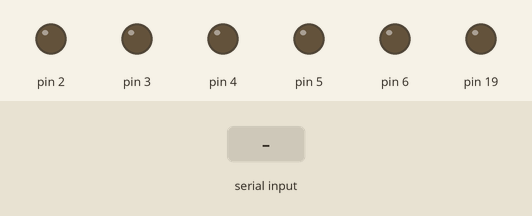
Recording of a sketch running on a simulated Arduino Uno, built with avr-gcc and run on an emulated ATmega328P. Shown: output pins drawn as LEDs (lit = HIGH). The inputs (shaded band) are chosen by the test bench.

Above: at 1.2 s.
1.3 s: "0" received over Serial
At 2.5 s:
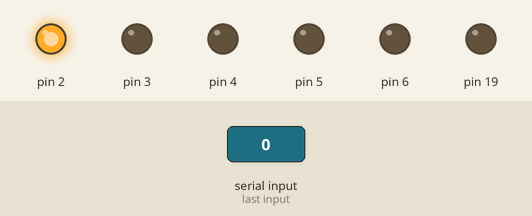
2.8 s: "1" received over Serial
At 3.6 s:
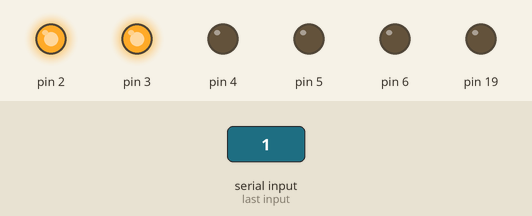
4.3 s: "2" received over Serial
At 4.8 s:
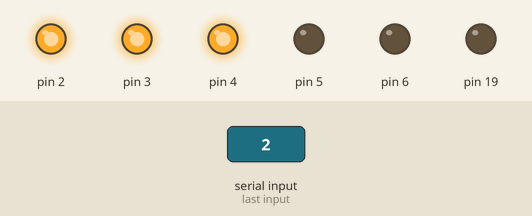
5.8 s: "3" received over Serial
At 7.0 s:
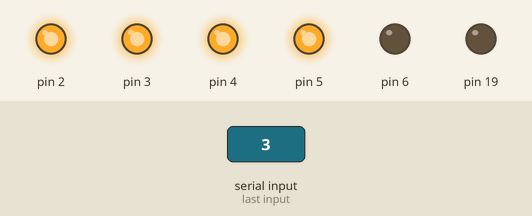
7.3 s: "4" received over Serial
At 8.3 s:
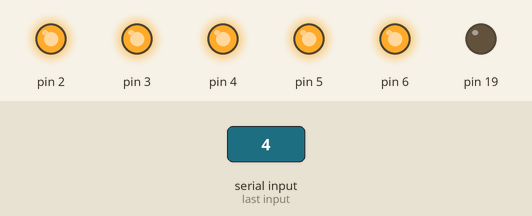
8.8 s: "9" received over Serial
At 9.4 s:
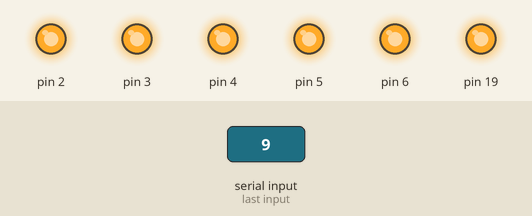
Timing chart, 0 to 11.3 s (numbered marks = the images above; inputs shaded):
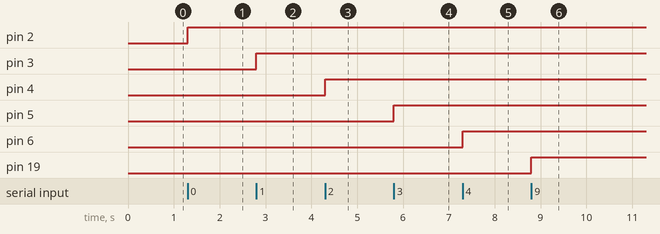

Measured:
- after the input at 1.3 s, pin 2: LOW → HIGH at once
- after the input at 2.8 s, pin 3: LOW → HIGH at once
- after the input at 4.3 s, pin 4: LOW → HIGH at once
- after the input at 5.8 s, pin 5: LOW → HIGH at once
- after the input at 7.3 s, pin 6: LOW → HIGH at once
- after the input at 8.8 s, pin 19: LOW → HIGH at once

The sketch:

Example3.ino
```cpp
#include "TeensyFeterControl.h"

TeensyFeterControl tFets;

void setup()
{
    Serial.begin(115200);
    tFets.begin();
    tFets.allOff();
}

void loop()
{
    if (Serial.available())
    {
        switch(Serial.read())
        {
            case '0': tFets.outputToggle(0); break;
            case '1': tFets.outputToggle(1); break;
            case '2': tFets.outputToggle(2); break;
            case '3': tFets.outputToggle(3); break;
            case '4': tFets.outputToggle(4); break;
            case '5': tFets.outputToggle(5); break;
            case '6': tFets.outputToggle(6); break;
            case '7': tFets.outputToggle(7); break;
            case '8': tFets.outputToggle(8); break;
            case '9': tFets.outputToggle(9); break;
            default: /* Ignore anything else */ break;
        }
    }
}
```

TeensyFeterControl.cpp
```cpp
#include "Arduino.h"
#include "TeensyFeterControl.h"

const int PIN_NUMBERS[]
{
    2,
    3,
    4,
    5,
    6,
    23,
    22,
    21,
    20,
    19,
};

TeensyFeterControl::TeensyFeterControl()
{
    begin();
}

void TeensyFeterControl::begin()
{
    // Configure all outputs and turn them off
    for (int pinIdx = 0; pinIdx < NUM_OUTPUTS; pinIdx++)
    {
        pinMode(PIN_NUMBERS[pinIdx], OUTPUT);
        digitalWriteFast(PIN_NUMBERS[pinIdx], LOW);
    }
}

void TeensyFeterControl::allOn()
{
    for (int pinIdx = 1; pinIdx < NUM_OUTPUTS; pinIdx++)
    {
        this->outputOn(pinIdx);
    }
}

void TeensyFeterControl::allOff()
{
    for (int pinIdx = 1; pinIdx < NUM_OUTPUTS; pinIdx++)
    {
        this->outputOff(pinIdx);
    }
}

void TeensyFeterControl::allToggle()
{
    for (int pinIdx = 1; pinIdx < NUM_OUTPUTS; pinIdx++)
    {
        this->outputToggle(pinIdx);
    }
}

void TeensyFeterControl::outputOn(int pinIdx)
{
    digitalWriteFast(PIN_NUMBERS[pinIdx], HIGH);
}

void TeensyFeterControl::outputOff(int pinIdx)
{
    digitalWriteFast(PIN_NUMBERS[pinIdx], LOW);
}

void TeensyFeterControl::outputToggle(int pinIdx)
{
    int pinNum = PIN_NUMBERS[pinIdx];
    digitalWriteFast(pinNum, !digitalRead(pinNum));
}
```

TeensyFeterControl.h
```cpp
class TeensyFeterControl
{
public:
    TeensyFeterControl();

    static const int NUM_OUTPUTS = 10;

    void begin();

    void allOn();
    void allOff();
    void allToggle();

    void outputOn(int pinIdx);
    void outputOff(int pinIdx);
    void outputToggle(int pinIdx);
};
```
